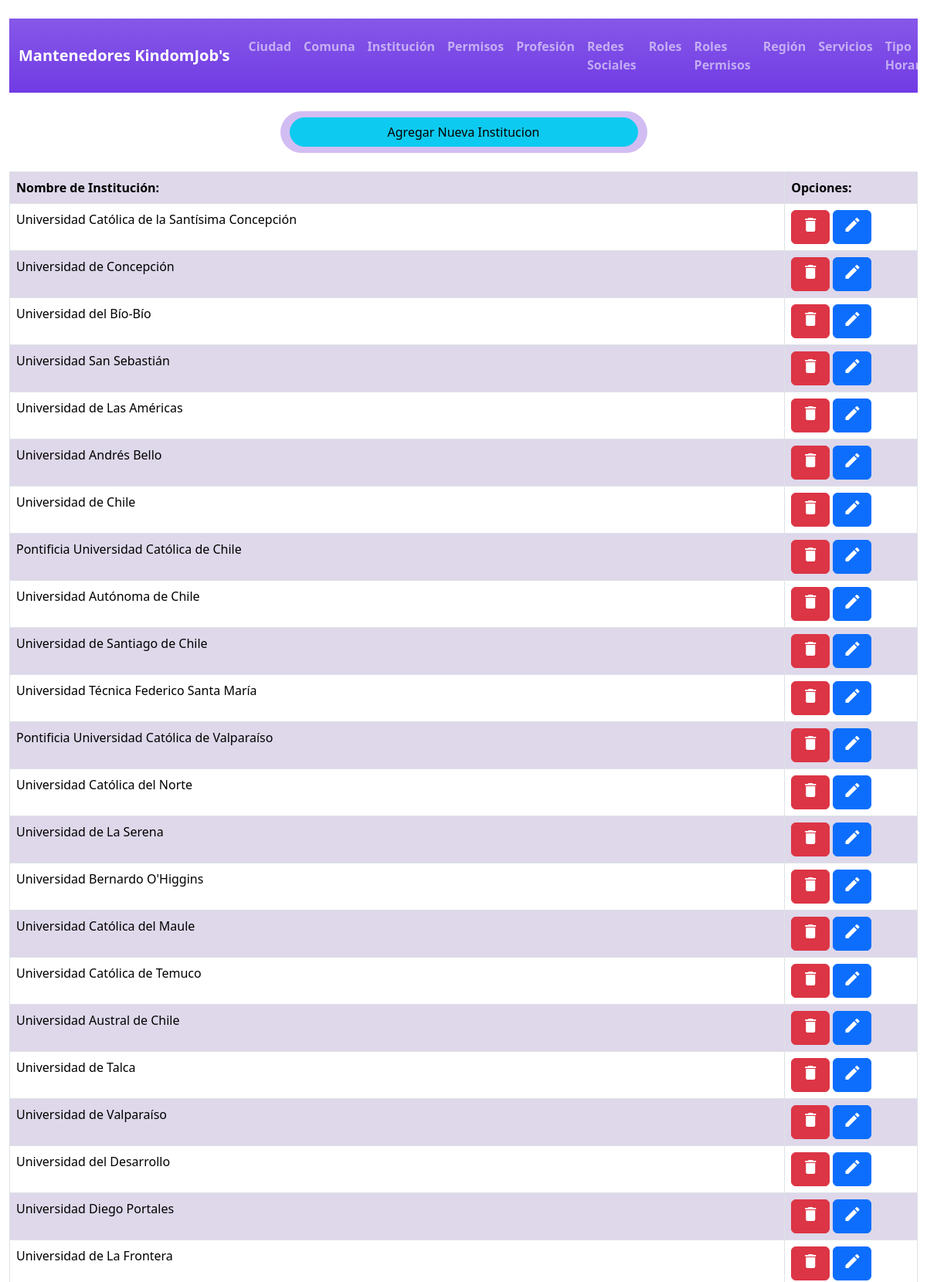
The app's page /admin/mantenedor_institucion/index_institucion.php (upper part) with its own data.
### tables this page shows
CREATE TABLE `institucion` (
  `id_institucion` int(11) NOT NULL,
  `nombre_institucion` varchar(100) NOT NULL
);

### admin/mantenedor_institucion/index_institucion.php (the view, shortened to what this page needs)
<?php
    require('..\conexion.php');
?>
<!DOCTYPE html>
<html lang="es">
<head>
    <link rel="stylesheet" href="../estilos.css">
    <link href="https://cdn.jsdelivr.net/npm/bootstrap@5.3.3/dist/css/bootstrap.min.css" rel="stylesheet"
>
</head>
<body>
    <div class="container-fluid contenedorcompleto py-4">
    <nav class="navbar navbar-expand-lg bg-gradient bg-opacity-50" data-bs-theme="dark" style="background-color: rgb(113, 59, 228);">
            <div class="container-fluid mt-2 mb-2">
                <a class="navbar-brand" href="../index.php"><b>Mantenedores KindomJob's</b></a>
                <div class="collapse navbar-collapse" id="navbarNav">
                    <ul class="navbar-nav">
                        <li class="nav-item">
                            <a class="nav-link" href="../mantenedor_ciudad/index_ciudad.php"><b>Ciudad</b></a>
                        </li>
                        <li class="nav-item">
                            <a class="nav-link" href="../mantenedor_comuna/index_comuna.php"><b>Comuna</b></a>
                        </li>
                        <li class="nav-item">
                            <a class="nav-link" href="../mantenedor_institucion/index_institucion.php"><b>Institución</b></a>
                        </li>
                        <li class="nav-item">
                            <a class="nav-link" href="../mantenedor_permiso/index_permiso.php"><b>Permisos</b></a>
                        </li>
                        <li class="nav-item">
                            <a class="nav-link" href="../mantenedor_profesion/index_profesion.php"><b>Profesión</b></a>
                        </li>
                        <li class="nav-item">
                            <a class="nav-link" href="../mantenedor_redes_sociales/index_rs.php"><b>Redes Sociales</b></a>
                        </li>
                        <li class="nav-item">
                            <a class="nav-link" href="../mantenedor_roles/index_rol.php"><b>Roles</b></a>
                        </li>
                        <li class="nav-item">
                            <a class="nav-link" href="../mantenedor_roles_permisos/index_rol_permiso.php"><b>Roles Permisos</b></a>
                        </li>
                        <li class="nav-item">
                            <a class="nav-link" href="../mantenedor_region/index_region.php"><b>Región</b></a>
                        </li>
                        <li class="nav-item">
                            <a class="nav-link" href="../mantenedor_servicio/index_servicio.php"><b>Servicios</b></a>
                        </li>
                        <li class="nav-item">
                            <a class="nav-link" href="../mantenedor_tiempohorario/index_th.php"><b>Tipo Horario</b></a>
                        </li>
                    </ul>
                </div>
            </div>
        </nav>
        <br>
        <div class="container text-center">
            <div class="row">
                <div class="col">
                </div>
                <div class="col-6 col-xl-5 col-sm rounded-pill" style="background-color: rgba(115, 52, 216, 0.322);">
                    <div class="d-grid gap-2 py-2">
                            <button type="button" class="btn  btn-info rounded-pill" data-bs-toggle="modal" data-bs-target="#exampleModal">
                                Agregar Nueva Institucion
                            </button>
                    </div>
                </div>
                <div class="col">
                </div>
            </div>
        </div>
        <br>
        <table class="table table-striped table-bordered">
            <tr>
                <th>Nombre de Institución:</th>
                <th>Opciones:</th>
            </tr>
            <?php
        $consulta ="SELECT * FROM institucion";
        $resultado = mysqli_query($conexion, $consulta);
        while($row = mysqli_fetch_assoc($resultado)){
            $nombre_institucion_consultado = $row["nombre_institucion"];
            $id_nombre_institucion = $row["id_institucion"];
            echo "<tr>";
                echo "<td>".$nombre_institucion_consultado."</td>";
                echo "<td>";
                    echo "<a href='borrar_institucion.php?id_e=".$id_nombre_institucion."' class='btn btn-danger' style='color: white; text-decoration: none;'><span class='material-icons'>delete</span></a>";
                    echo "<a href='form_edicion_institucion.php?id_e=".$id_nombre_institucion."' class='btn btn-primary' style='color: white; text-decoration: none;'><span class='material-icons'>edit</span></a>";
                echo "</td>";
            echo "</tr>";
        }
        ?>
        </table>
    </div>
</body>
</html>

### admin/estilos.css (style rules this page uses)
.contenedorcompleto { height: 100vh; }
.table-striped>tbody>tr:nth-child(odd)>td, .table-striped>tbody>tr:nth-child(odd)>th { background-color: rgb(234, 228, 246) }

### records on screen
institucion: nombre_institucion "Universidad Católica de la Santísima Concepción"
institucion: nombre_institucion "Universidad de Concepción"
institucion: nombre_institucion "Universidad del Bío-Bío"
institucion: nombre_institucion "Universidad San Sebastián"
institucion: nombre_institucion "Universidad de Las Américas"
institucion: nombre_institucion "Universidad Andrés Bello"
institucion: nombre_institucion "Universidad de Chile"
institucion: nombre_institucion "Pontificia Universidad Católica de Chile"
institucion: nombre_institucion "Universidad Autónoma de Chile"
institucion: nombre_institucion "Universidad de Santiago de Chile"
institucion: nombre_institucion "Universidad Técnica Federico Santa María"
institucion: nombre_institucion "Pontificia Universidad Católica de Valparaíso"
institucion: nombre_institucion "Universidad Católica del Norte"
institucion: nombre_institucion "Universidad de La Serena"
institucion: nombre_institucion "Universidad Bernardo O'Higgins"
institucion: nombre_institucion "Universidad Católica del Maule"
institucion: nombre_institucion "Universidad Católica de Temuco"
institucion: nombre_institucion "Universidad Austral de Chile"
institucion: nombre_institucion "Universidad de Talca"
institucion: nombre_institucion "Universidad de Valparaíso"
institucion: nombre_institucion "Universidad del Desarrollo"
institucion: nombre_institucion "Universidad Diego Portales"
institucion: nombre_institucion "Universidad de La Frontera"
